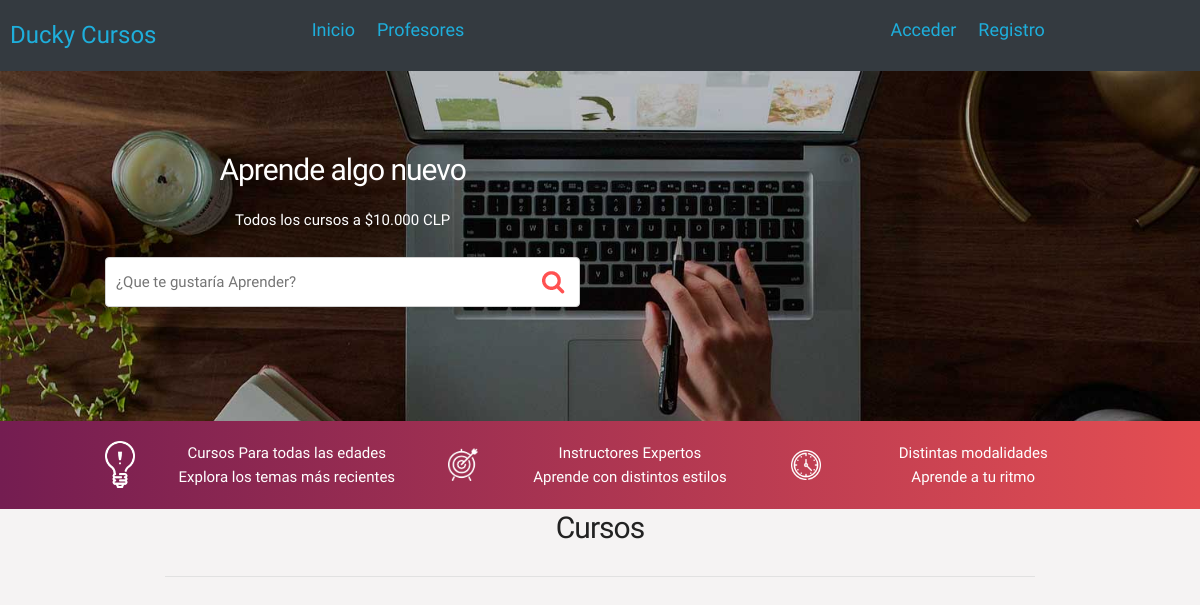
Page /inicio/ on the earlier database version.
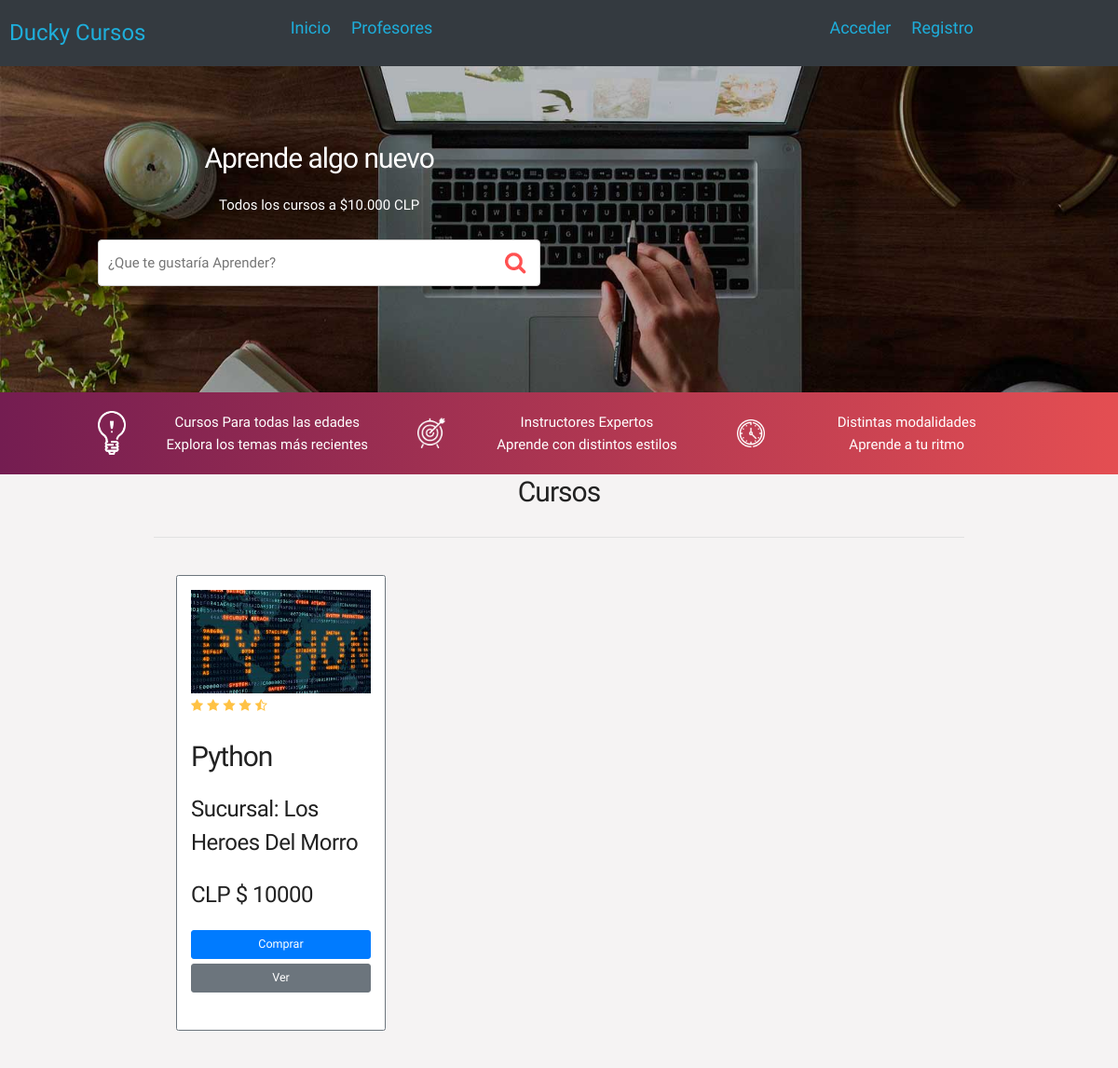
Same page on the later database version.
### core/models.py (models this page shows, shortened)
class Curso(models.Model):
    titulo = models.CharField( max_length=50)
    descripcion = models.TextField( max_length=200)
    anio = models.CharField( max_length=50,verbose_name="año")
    precio = models.IntegerField(default=10000 ,editable=False)
    idAutor = models.ForeignKey(settings.AUTH_USER_MODEL,on_delete=models.PROTECT)
    email = models.CharField( max_length=50)
    imagen = models.ImageField(upload_to="curso", null=True)
    idSucursal = models.ForeignKey(Sucursale, on_delete=models.CASCADE,null=False)
    class Meta:
        db_table = 'curso'

class Sucursale(models.Model):
    nombre = models.CharField( max_length=50,null=False)
    direccion = models.CharField( max_length=50,null=False)
    telefono = models.CharField( max_length=13,null=False)
    email = models.CharField( max_length=50,null=False)
    idcomuna = models.ForeignKey(Comuna, on_delete=models.CASCADE,null=False)
    class Meta:
        db_table ='sucursale'

### core/views.py (the view)
# urls.py: path('inicio/',views.Inicio, name = 'inicio'),
def Inicio(request):
    cursos = Curso.objects.all()
    data = {
        'cursos' : cursos
    }
    return render(request,"core/home2.html",data)

### core/templates/core/home2.html (shortened to what this page needs)
{% extends 'core/base.html' %}
{% load static %}
{% block content %}
<link rel="stylesheet" href="{% static 'core/css/normalize.css' %}">
<link rel="stylesheet" href="{% static 'core/css/skeleton.css' %}">
<link rel="stylesheet" href="{% static 'core/css/custom.css' %}">
<div>
  <div style="text-align:center;">
    <div id="hero">
      <div class="container">
          <div class="row">
                  <div class="six columns">
                      <div class="contenido-hero">
                              <h2>Aprende algo nuevo</h2>
                              <p>Todos los cursos a $10.000 CLP</p>
                              <form action="#" id="busqueda" method="post" class="formulario">
                                  <input class="u-full-width" type="text" placeholder="¿Que te gustaría Aprender?" id="buscador">
                                  <input type="submit" id="submit-buscador" class="submit-buscador">
                              </form>
                      </div>
                  </div>
          </div>
      </div>
  </div>
  <div class="barra">
      <div class="container">
          <div class="row">
                  <div class="four columns icono icono1">
                      <p>Cursos Para todas las edades <br>
                      Explora  los temas más recientes</p>
                  </div>
                  <div class="four columns icono icono2">
                      <p>Instructores Expertos <br>
                      Aprende con distintos estilos</p>
                  </div>
                  <div class="four columns icono icono3">
                      <p>Distintas modalidades <br>
                      Aprende a tu ritmo</p>
                  </div>
          </div>
      </div>
  </div>
<div class="col-md-9 mx-auto mb-3">
    <h2>Cursos</h2>
    <hr>
    <div class="row">
      {% for curso in cursos %}
        <div class=" card col-md-3 mt-2 card border-secondary mb-3 shadow p-3 shadow p-3 mb-5 bg-white rounded" style="padding:8px;  margin:39px; ;">
          <div class="row p-2">
            <div class="col-md-12 ">
              {% if curso.imagen %}
                <img src="{{curso.imagen.url}}" class="img-fluid profile-avatar">
              {% else %}
                <img src="{% static 'registration/img/no-avatar.jpg' %}" class="img-fluid profile-avatar">
              {% endif %}
              <p class="">
                <img src="{% static 'core/Img/estrellas.png'%}">
                <h2 class="text-capitalize">{{curso.titulo}}</h2>
                <h5 class="text-capitalize">Sucursal: {{curso.idSucursal.nombre}}</h5>
                <h5 class="">CLP $ {{curso.precio}} </h5>
                <a href="#" class="btn btn-primary btn-lg btn-block" role="button" aria-pressed="true">Comprar</a>
                <a href="#" class="btn btn-secondary btn-lg btn-block" role="button" aria-pressed="true">Ver</a>
              </p>
            </div>
          </div>
        </div>
      {% endfor %}
    </div>
  </div>
</div>
{% endblock %}

Differences in the rows shown:
added Curso: imagen (picture), titulo "Python", idSucursal.nombre "Los Heroes Del Morro", precio "10000"
